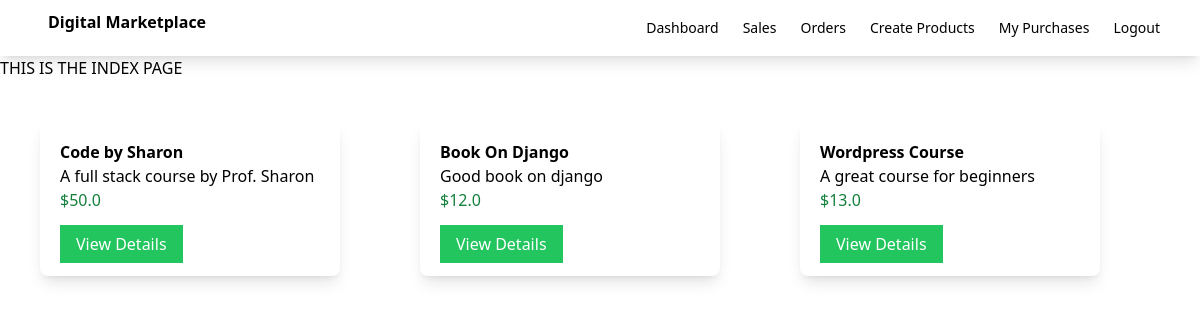
The app's page /, older data.
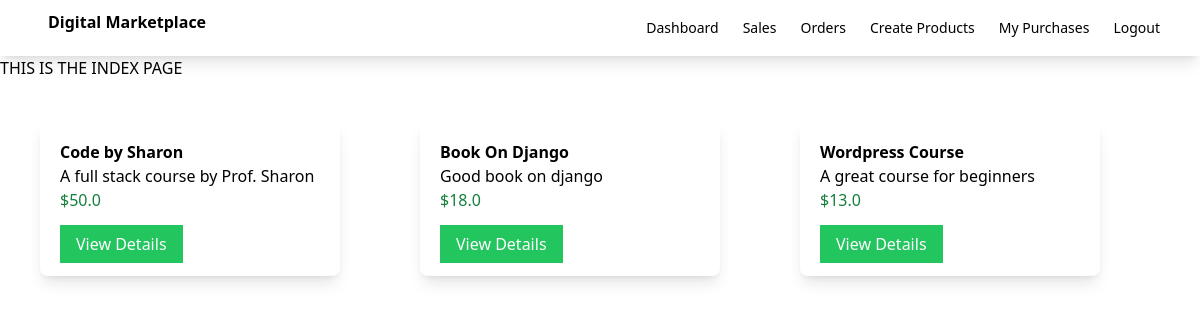
The same page, newer data.
### myapp/models.py (models this page shows, shortened)
class Product(models.Model):
    name = models.CharField(max_length=100)
    description = models.CharField(max_length=100)
    price = models.FloatField()
    file = models.FileField(upload_to='uploads')

### myapp/views.py (the view)
# urls.py: path('',views.index,name='index'),
def index(request):
    products = Product.objects.all()
    return render(request,'myapp/index.html',{'products':products})

### myapp/templates/myapp/index.html (shortened to what this page needs)
{% extends 'myapp/base.html' %}
{% block body %}
    THIS IS THE INDEX PAGE
    <div class="product-container flex">
        {% for product in products %}
        <div class="product shadow-lg w-1/4 rounded-lg m-10">
            <div class="p-5">
                <div class="font-bold">
                    {{ product.name }}
                </div>
                <div>
                    {{ product.description }}
                </div>
                <div class="text-green-700">
                    ${{ product.price }}
                </div>
                <div class="mt-5">
                    <a class="bg-green-500 text-white px-4 py-2" href="{% url 'detail' product.id %}">View Details</a>
                </div>
            </div>
        </div>
    {% endfor %}
    </div>
{% endblock %}

Row changes from the older to the newer data that the page shows:
changed Product "Book On Django": price "12.0" → "18.0"
